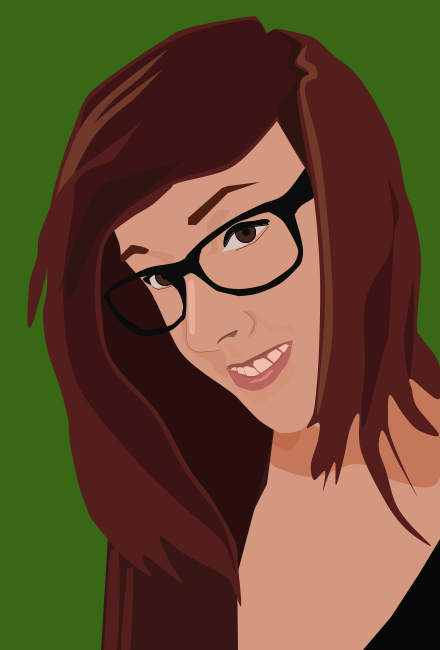
Frame 1 (no input)
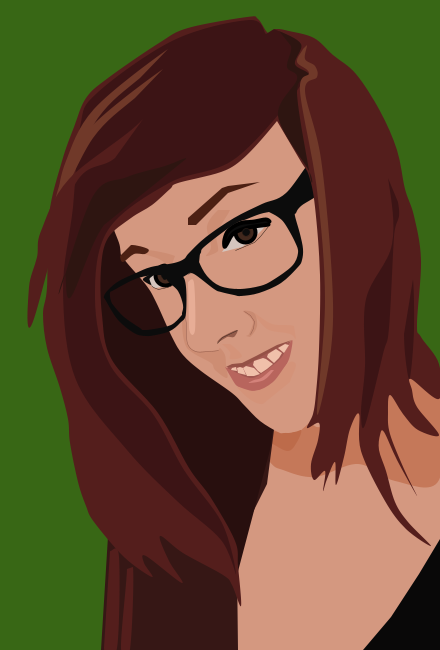
Frame 60 (the mouse pressed at the canvas centre just before this capture)
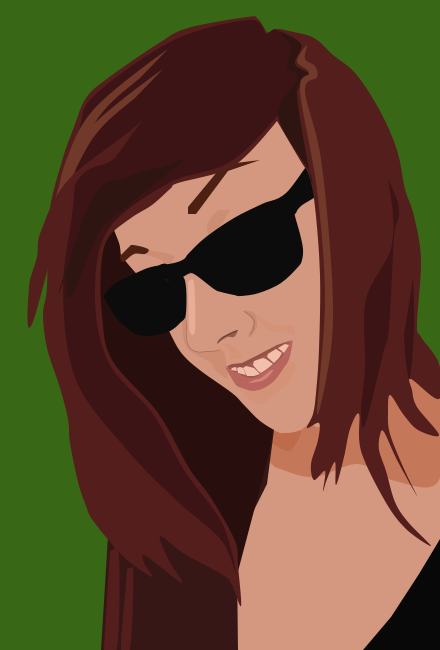
Frame 120 (the mouse held since frame 60 and released just before this capture)

The Processing sketch that drew these frames (run headless with seeded random() and noise(); from frame 60 on, the mouse is pressed at the canvas centre):

// Processing sketch: processing_170760
// ── processing_170760.pde

int cella1 = 225;
int cella2 = 218;
int cella3 = 188;
int cella4 = 186;
int cella5 = 182;
int cella6 = 193;
int cella7 = 225;
int cella8 = 225;
int cabell1 = 102;
int cabell2 = 112;
int cabell3 = 158;
int cabell4 = 189;
int cabell5 = 211;
int cabell6 = 235;
int cabell7 = 238;
int cabell8 = 241;
int cabell9 = 232;
int cabell10 = 223;
int cabell11 = 183;
int cabell12 = 160;
int cabell13 = 169;
int cabell14 = 182;
int cabell15 = 146;
int cabell16 = 144;
int cabell17 = 152;
int cabell18 = 124;
int cabell19 = 94;
int cabell20 = 86;
int cabell21 = 78;
int cabell22 = 70;
int cabell23 = 68;
int cabell24 = 60;
int cabell25 = 47;
int ombra1 = 95;
int ombra2 = 109;
int ombra3 = 153;
int ombra4 = 184;
int ombra5 = 222;
int ombra6 = 236;
int ombra7 = 221;
int ombra8 = 177;
int ombra9 = 127;
int ombra10 = 76;
int ombra11 = 63;


boolean cella = true;
boolean sol = true;
boolean cabell = true;

void setup(){
  
  size(440, 650);
  background(56, 103, 21);
  noFill();
  stroke(255);
  strokeWeight(1);
  
}
void draw(){
  
  
  
   if (cella == false) { 
       cella1 = cella1 - 1;
       cella2 = cella2 - 1;
       cella3 = cella3 - 2;
       cella4 = cella4 - 2;
       cella5 = cella5 - 2;
       cella6 = cella6 - 2;
       cella7 = cella7 - 1;
       cella8 = cella8 - 1;
       
    } 
     if (cella1 == 213) { 
       cella1 = cella1 + 1;
       cella2 = cella2 + 1;
       cella3 = cella3 + 2;
       cella4 = cella4 + 2;
       cella5 = cella5 + 2;
       cella6 = cella6 + 2;
       cella7 = cella7 + 1;
       cella8 = cella8 + 1;
       
    } 
    if (cella == true && cella1 < 225) { 
       cella1 = cella1 + 1;
       cella2 = cella2 + 1;
       cella3 = cella3 + 2;
       cella4 = cella4 + 2;
       cella5 = cella5 + 2;
       cella6 = cella6 + 2;
       cella7 = cella7 + 1;
       cella8 = cella8 + 1;
       
    }
    
  if (mouseX >= 80 && mouseX <= 208 && mouseY >= 342 && mouseY <= 590) {
      
      cabell = false;
      background(56, 103, 21);
   
  }
    
    else {
      
      cabell = true;
      background(56, 103, 21);
     
    }
  
   if (cabell == false) { 
      
      cabell1 = cabell1 - 1;
      cabell2 = cabell2 - 2;
      cabell3 = cabell3 - 3;
      cabell4 = cabell4 - 4;
      cabell5 = cabell5 - 5;
      cabell6 = cabell6 - 5;
      cabell7 = cabell7 - 5;
      cabell8 = cabell8 - 5;
      cabell9 = cabell9 - 5;
      cabell10 = cabell10 - 5;
      cabell11 = cabell11 - 5;
      cabell12 = cabell12 - 5;
      cabell13 = cabell13 - 5;
      cabell14 = cabell14 - 5;
      cabell15 = cabell15 - 5;
      cabell16 = cabell16 - 5;
      cabell17 = cabell17 - 5;
      cabell18 = cabell18 - 5;
      cabell19 = cabell19 - 4;
      cabell20 = cabell20 - 4;
      cabell21 = cabell21 - 3;
      cabell22 = cabell22 - 3;
      cabell23 = cabell23 - 3;
      cabell24 = cabell24 - 2;
      cabell25 = cabell25 - 1;
      ombra1 = ombra1 - 1;
      ombra2 = ombra2 - 2;
      ombra3 = ombra3 - 3;
      ombra4 = ombra4 - 4;
      ombra5 = ombra5 - 5;
      ombra6 = ombra6 - 5;
      ombra7 = ombra7 - 5;
      ombra8 = ombra8 - 5;
      ombra9 = ombra9 - 4;
      ombra10 = ombra10 - 3;
      ombra11 = ombra11 - 1;
      
       
    } 
    if (cabell == false && cabell14 <= 138) { 
     
      cabell1 = cabell1 + 1;
      cabell2 = cabell2 + 2;
      cabell3 = cabell3 + 3;
      cabell4 = cabell4 + 4;
      cabell5 = cabell5 + 5;
      cabell6 = cabell6 + 5;
      cabell7 = cabell7 + 5;
      cabell8 = cabell8 + 5;
      cabell9 = cabell9 + 5;
      cabell10 = cabell10 + 5;
      cabell11 = cabell11 + 5;
      cabell12 = cabell12 + 5;
      cabell13 = cabell13 + 5;
      cabell14 = cabell14 + 5;
      cabell15 = cabell15 + 5;
      cabell16 = cabell16 + 5;
      cabell17 = cabell17 + 5;
      cabell18 = cabell18 + 5;
      cabell19 = cabell19 + 4;
      cabell20 = cabell20 + 4;
      cabell21 = cabell21 + 3;
      cabell22 = cabell22 + 3;
      cabell23 = cabell23 + 3;
      cabell24 = cabell24 + 2;
      cabell25 = cabell25 + 1;
      ombra1 = ombra1 + 1;
      ombra2 = ombra2 + 2;
      ombra3 = ombra3 + 3;
      ombra4 = ombra4 + 4;
      ombra5 = ombra5 + 5;
      ombra6 = ombra6 + 5;
      ombra7 = ombra7 + 5;
      ombra8 = ombra8 + 5;
      ombra9 = ombra9 + 4;
      ombra10 = ombra10 + 3;
      ombra11 = ombra11 + 1;
      
      
    }
    if (cabell == true) { 
      
      cabell1 = cabell1 + 1;
      cabell2 = cabell2 + 2;
      cabell3 = cabell3 + 3;
      cabell4 = cabell4 + 4;
      cabell5 = cabell5 + 5;
      cabell6 = cabell6 + 5;
      cabell7 = cabell7 + 5;
      cabell8 = cabell8 + 5;
      cabell9 = cabell9 + 5;
      cabell10 = cabell10 + 5;
      cabell11 = cabell11 + 5;
      cabell12 = cabell12 + 5;
      cabell13 = cabell13 + 5;
      cabell14 = cabell14 + 5;
      cabell15 = cabell15 + 5;
      cabell16 = cabell16 + 5;
      cabell17 = cabell17 + 5;
      cabell18 = cabell18 + 5;
      cabell19 = cabell19 + 4;
      cabell20 = cabell20 + 4;
      cabell21 = cabell21 + 3;
      cabell22 = cabell22 + 3;
      cabell23 = cabell23 + 3;
      cabell24 = cabell24 + 2;
      cabell25 = cabell25 + 1;
      ombra1 = ombra1 + 1;
      ombra2 = ombra2 + 2;
      ombra3 = ombra3 + 3;
      ombra4 = ombra4 + 4;
      ombra5 = ombra5 + 5;
      ombra6 = ombra6 + 5;
      ombra7 = ombra7 + 5;
      ombra8 = ombra8 + 5;
      ombra9 = ombra9 + 4;
      ombra10 = ombra10 + 3;
      ombra11 = ombra11 + 1;
      
      
    }
    
    if (cabell == true && cabell14 >= 183) {
      
      cabell1 = cabell1 - 1;
      cabell2 = cabell2 - 2;
      cabell3 = cabell3 - 3;
      cabell4 = cabell4 - 4;
      cabell5 = cabell5 - 5;
      cabell6 = cabell6 - 5;
      cabell7 = cabell7 - 5;
      cabell8 = cabell8 - 5;
      cabell9 = cabell9 - 5;
      cabell10 = cabell10 - 5;
      cabell11 = cabell11 - 5;
      cabell12 = cabell12 - 5;
      cabell13 = cabell13 - 5;
      cabell14 = cabell14 - 5;
      cabell15 = cabell15 - 5;
      cabell16 = cabell16 - 5;
      cabell17 = cabell17 - 5;
      cabell18 = cabell18 - 5;
      cabell19 = cabell19 - 4;
      cabell20 = cabell20 - 4;
      cabell21 = cabell21 - 3;
      cabell22 = cabell22 - 3;
      cabell23 = cabell23 - 3;
      cabell24 = cabell24 - 2;
      cabell25 = cabell25 - 1;
      ombra1 = ombra1 - 1;
      ombra2 = ombra2 - 2;
      ombra3 = ombra3 - 3;
      ombra4 = ombra4 - 4;
      ombra5 = ombra5 - 5;
      ombra6 = ombra6 - 5;
      ombra7 = ombra7 - 5;
      ombra8 = ombra8 - 5;
      ombra9 = ombra9 - 4;
      ombra10 = ombra10 - 3;
      ombra11 = ombra11 - 1;
      
      
       
  }
  
    
  //cos
  fill(212, 152, 128);
  noStroke();
  beginShape();
  vertex(441, 378);
  vertex(441, 650);
  vertex(155, 650);
  vertex(163, 381);
  vertex(441, 378);
  endShape();
  
  //ombra cos
  fill(197, 120, 89);
  noStroke();
  beginShape();
  curveVertex(273, 430);
  curveVertex(288, 433);
  curveVertex(301, 430);
  curveVertex(314, 417);
  curveVertex(414, 351);
  curveVertex(439, 392);
  curveVertex(439, 480);
  curveVertex(395, 481);
  curveVertex(358, 464);
  curveVertex(315, 477);
  curveVertex(283, 470);
  curveVertex(269, 461);
  curveVertex(242, 423);
  curveVertex(273, 430);
  endShape();
  
  //ombra coll
  fill(189, 107, 74);
  noStroke();
  beginShape();
  curveVertex(273, 430);
  curveVertex(288, 433);
  curveVertex(301, 430);
  curveVertex(297, 442);
  curveVertex(288, 451);
  curveVertex(271, 443);
  curveVertex(245, 428);
  curveVertex(273, 430);
  endShape();
    
   //fons cabell
  fill(54, 23, 21);
  noStroke();
  beginShape();
  vertex(105, 168);
  vertex(279, 406);
  vertex(274, 430);
  vertex(267, 484);
  vertex(248, 522);
  vertex(237, 565);
  vertex(238, 650);
  vertex(101, 650);
  vertex(108, 536);
  vertex(78, 205);
  vertex(105, 168);
  endShape();
  
  //ombra cabell 2
  fill(40, 15, 14);
  beginShape();
  curveVertex(103, 204);
  curveVertex(83, 233);
  curveVertex(100, 441);
  curveVertex(236, 579);
  curveVertex(255, 498);
  vertex(270, 450);
  vertex(278, 399);
  vertex(275, 303);
  vertex(103, 204);
  endShape();
  
    
  //base forma cara
  fill(212, 152, 128);
  noStroke();
  beginShape();
  curveVertex(313, 113);
  curveVertex(196, 96);
  curveVertex(116, 194);
  curveVertex(120, 247);
  curveVertex(124, 259);
  curveVertex(146, 285);
  curveVertex(156, 302);
  curveVertex(172, 337);
  curveVertex(183, 355);
  curveVertex(201, 371);
  curveVertex(232, 393);
  curveVertex(244, 405);
  curveVertex(260, 421);
  curveVertex(278, 432);
  curveVertex(284, 433);
  curveVertex(298, 431);
  curveVertex(308, 424);
  curveVertex(332, 400);
  curveVertex(379, 150);
  curveVertex(313, 113);
  endShape();
  
  //ombra galta
   
  fill(212, 147, 121);
  noStroke();
  beginShape();
  curveVertex(301, 336);
  curveVertex(294, 326);
  curveVertex(272, 324);
  curveVertex(254, 313);
  curveVertex(267, 329);
  curveVertex(286, 333);
  curveVertex(292, 335);
  curveVertex(296, 339);
  curveVertex(301, 336);
  endShape();
  
  
  
  //ull esquerre
  fill(213, 197, 190);
  beginShape();
  vertex(149, 280);
  vertex(150, 276);
  vertex(175, 271);
  vertex(169, 279);
  vertex(162, 287);
  vertex(156, 288);
  vertex(152, 287);
  vertex(149, 280);
  endShape();
  
  //ull dret
  fill(213, 197, 190);
  beginShape();
  vertex(222, 252);
  vertex(224, 249);
  vertex(227, 238);
  vertex(230, 233);
  vertex(243, 227);
  vertex(258, 224);
  vertex(268, 223);
  vertex(262, 230);
  vertex(254, 238);
  vertex(248, 243);
  vertex(242, 247);
  vertex(230, 250);
  vertex(222, 252);  
  endShape();
  
    //iris dret
  fill(65, 40, 29);
  ellipse(246,233,20,20);
  
  //iris esquerre
  fill(68, 40, 29);
  ellipse(165,276,20,20);

  
  //contorn iris dret
  noFill();
  stroke(0);
  ellipse(245, 232, 20, 20);
  
  //contorn iris esquerre
  noFill();
  stroke(0);
  ellipse(165, 275, 20, 20);
  
  //pestanyes dretes
  fill(12, 12, 12);
  
  beginShape();
  curveVertex(267, 222);
  curveVertex(268, 224);
  curveVertex(248, 227);
  curveVertex(233, 233);
  curveVertex(226, 244);
  curveVertex(224, 246);
  curveVertex(224, 239);
  curveVertex(228, 230);
  curveVertex(239, 223);
  curveVertex(254, 221);
  curveVertex(265, 219);
  curveVertex(269, 221);
  curveVertex(267, 222);
  endShape();
  
  strokeWeight(0.5);
  stroke(47, 29, 21);
  line(268, 226, 260, 236);
  line(260, 236, 254, 242);
  line(254, 242, 235, 250);
  
  
  //pestanyes esquerres
  fill(12, 12, 12);
  noStroke();
  beginShape();
  curveVertex(157, 273);
  curveVertex(150, 278);
  curveVertex(150, 281);
  curveVertex(151, 285);
  curveVertex(143, 280);
  curveVertex(147, 276);
  curveVertex(160, 270);
  curveVertex(157, 273);
  endShape();
  
  strokeWeight(0.5);
  stroke(47, 29, 21);
  line(151, 285, 153, 287);
  line(153, 287, 158, 289);
  line(158, 289, 167, 287);
  line(167, 287, 172, 285);
  
  //pupil·la dreta
  ellipse(246, 232, 8, 8);
  
  //pupil·la esquerra
  ellipse(165, 275, 8, 8);
  
  //ombra ull dret
  fill(205, 141, 115);
  noStroke();
  beginShape();
  curveVertex(226, 208);
  curveVertex(218, 210);
  curveVertex(207, 226);
  curveVertex(211, 247);
  curveVertex(206, 256);
  curveVertex(217, 252);
  curveVertex(218, 247);
  curveVertex(217, 233);
  curveVertex(230, 210);
  curveVertex(226, 208);
  endShape();
  
  //ombra ull esquerre
  fill(205, 141, 115);
  noStroke();
  beginShape();
  curveVertex(181, 266);
  curveVertex(175, 256);
  curveVertex(148, 250);
  curveVertex(142, 253);
  curveVertex(159, 259);
  curveVertex(171, 267);
  curveVertex(181, 266);
  endShape();
  
  //nas
  fill(205, 141, 115);
  noStroke();
  beginShape();
  curveVertex(184, 276);
  curveVertex(185, 314);
  curveVertex(186, 325);
  curveVertex(187, 343);
  curveVertex(195, 351);
  curveVertex(208, 351);
  curveVertex(218, 350);
  curveVertex(220, 348);
  curveVertex(225, 355);
  curveVertex(226, 365);
  curveVertex(227, 378);
  curveVertex(215, 370);
  curveVertex(211, 363);
  curveVertex(193, 353);
  curveVertex(185, 344);
  curveVertex(182, 321);
  curveVertex(184, 276);
  endShape();
  
  noFill();
  stroke(147, 91, 74);
  beginShape();
  curveVertex(184, 276);
  curveVertex(185, 314);
  curveVertex(186, 325);
  curveVertex(187, 343);
  curveVertex(195, 351);
  curveVertex(208, 351);
  curveVertex(218, 350);
  curveVertex(220, 348);
  endShape();
  
  //ombra nas 2
  fill(201, 138, 113);
  noStroke();
 
  beginShape();
  curveVertex(239, 341);
  curveVertex(246, 336);
  curveVertex(249, 334);
  curveVertex(253, 323);
  curveVertex(250, 317);
  curveVertex(243, 311);
  curveVertex(254, 313);
  curveVertex(257, 326);
  curveVertex(250, 337);
  curveVertex(239, 341);
  endShape();
  
  strokeWeight(0.5);
  stroke(147, 91, 74);
  line(244, 311, 250, 315);
  line(250, 315, 254, 321);
  line(254, 321, 253, 328);
  line(253, 328, 250, 334);
  
  //ombra nas 1
  fill(147, 91, 74);
  noStroke();
  beginShape();
  curveVertex(222, 343);
  curveVertex(217, 343);
  curveVertex(222, 337);
  curveVertex(237, 330);
  curveVertex(234, 337);
  curveVertex(227, 337);
  curveVertex(222, 343);
  endShape();
  
  stroke(62, 40, 32);
  strokeWeight(0.5);
  line(217, 343, 222, 337);
  line(222, 337, 237, 330);
  
  //cella esquerra
  fill(76, 32, 19);
  noStroke();
  beginShape();
  curveVertex(121, 251);
  curveVertex(131, 245);
  curveVertex(148, 249);
  curveVertex(145, 254);
  curveVertex(134, 254);
  curveVertex(123, 262);
  curveVertex(120, 256);
  curveVertex(121, 251);
  endShape();
  
  //cella dreta
   fill(76, 32, 19);
   noStroke();
  beginShape();
  vertex(188, cella1);
  vertex(188, cella2);
  vertex(222, cella3);
  vertex(228, cella4);
  vertex(260, cella5);
  vertex(228, cella6);
  vertex(196, cella7);
  vertex(188, cella8);
  endShape();
  
  //interior boca
  fill(162, 88, 81);
  noStroke();
  beginShape();
  vertex(291, 341);
  vertex(277, 347);
  vertex(246, 363);
  vertex(228, 366);
  vertex(227, 369);
  vertex(253, 383);
  vertex(278, 366);
  vertex(291, 341);
  endShape();
  
  //llavi superior
  fill(149, 81, 70);
  noStroke();
  beginShape();
  vertex(226, 367);
  vertex(242, 367);
  vertex(247, 365);
  vertex(264, 355);
  vertex(292, 340);
  vertex(277, 345);
  vertex(256, 356);
  vertex(242, 363);
  vertex(232, 364);
  vertex(226, 367);
  endShape();
  
  //ombra llavi superior
  fill(212, 147, 121);
  noStroke();
  beginShape();
  curveVertex(224, 345);
  curveVertex(230, 344);
  curveVertex(241, 354);
  curveVertex(240, 358);
  curveVertex(230, 359);
  curveVertex(230, 352);
  curveVertex(222, 344);
  curveVertex(224, 345);
  endShape();
  
  //llavi inferior
  fill(184, 101, 93);
  noStroke();
  beginShape();
  vertex(225, 367);
  curveVertex(229, 373);
  curveVertex(233, 381);
  curveVertex(237, 386);
  curveVertex(245, 390);
  curveVertex(251, 391);
  curveVertex(264, 389);
  curveVertex(276, 380);
  curveVertex(285, 367);
  curveVertex(290, 356);
  curveVertex(292, 340);
  curveVertex(281, 358);
  curveVertex(264, 372);
  curveVertex(253, 378);
  curveVertex(243, 376);
  curveVertex(236, 374);
  vertex(225, 367);
  endShape();
  
   //ombra llavi inferior
  fill(212, 147, 121);
  noStroke();
  beginShape();
  curveVertex(297, 377);
  curveVertex(263, 404);
  curveVertex(237, 387);
  curveVertex(255, 391);
  curveVertex(273, 382);
  curveVertex(288, 363);
  curveVertex(296, 365);
  curveVertex(290, 382);
  curveVertex(297, 377);
  endShape();
  
  //vidre esquerre sol
  strokeWeight(4);
   
 if (sol == false) { 
       stroke(12);
       fill(12);
    } 
 if (sol == true) { 
       noStroke();
       noFill();
    } 
  
  beginShape();
  curveVertex(167, 279);
  curveVertex(180, 291);
  curveVertex(183, 305);
  curveVertex(182, 313);
  curveVertex(181, 316);
  curveVertex(171, 325);
  curveVertex(154, 329);
  curveVertex(143, 330);
  curveVertex(140, 328);
  curveVertex(124, 317);
  curveVertex(114, 306);
  curveVertex(111, 301);
  curveVertex(110, 293);
  curveVertex(114, 290);
  curveVertex(138, 278);
  curveVertex(160, 275);
  curveVertex(167, 279);
  endShape();
  
  //vidre dret sol
  beginShape();
  curveVertex(198, 256);
  curveVertex(204, 245);
  curveVertex(233, 225);
  curveVertex(247, 219);
  curveVertex(260, 214);
  curveVertex(269, 212);
  curveVertex(269, 212);
  curveVertex(278, 217);
  curveVertex(285, 224);
  curveVertex(295, 242);
  curveVertex(298, 253);
  curveVertex(292, 266);
  curveVertex(273, 280);
  curveVertex(260, 286);
  curveVertex(239, 289);
  curveVertex(220, 286);
  curveVertex(207, 276);
  curveVertex(195, 259);
  curveVertex(198, 256);
  endShape();
   
  //ulleres 
  
  fill(12, 12, 12);
  noStroke();
  beginShape();
  curveVertex(184, 278);
  curveVertex(188, 275);
  curveVertex(194, 274);
  curveVertex(214, 289);
  curveVertex(221, 292);
  curveVertex(234, 295);
  curveVertex(241, 296);
  curveVertex(259, 293);
  curveVertex(281, 283);
  curveVertex(298, 267);
  curveVertex(302, 260);
  curveVertex(303, 249);
  curveVertex(300, 234);
  curveVertex(295, 216);
  curveVertex(296, 213);
  curveVertex(301, 206);
  curveVertex(323, 188);
  curveVertex(318, 154);
  curveVertex(286, 193);
  curveVertex(262, 204);
  curveVertex(234, 218);
  curveVertex(206, 237);
  curveVertex(189, 253);
  curveVertex(184, 259);
  curveVertex(174, 263);
  curveVertex(151, 267);
  curveVertex(136, 273);
  curveVertex(119, 281);
  curveVertex(109, 289);
  curveVertex(104, 296);
  curveVertex(106, 301);
  curveVertex(118, 320);
  curveVertex(134, 333);
  curveVertex(145, 336);
  curveVertex(156, 335);
  curveVertex(170, 331);
  curveVertex(180, 323);
  curveVertex(186, 313);
  curveVertex(184, 278);
  
  //vidre esquerre
  
  curveVertex(167, 279);
  curveVertex(178, 291);
  curveVertex(183, 305);
  curveVertex(182, 313);
  curveVertex(181, 316);
  curveVertex(171, 325);
  curveVertex(154, 329);
  curveVertex(143, 330);
  curveVertex(140, 328);
  curveVertex(124, 317);
  curveVertex(114, 306);
  curveVertex(111, 301);
  curveVertex(110, 293);
  curveVertex(114, 290);
  curveVertex(138, 278);
  curveVertex(160, 275);
  curveVertex(167, 279);
 
//vidre dret

  
  noStroke();
  curveVertex(198, 256);
  curveVertex(204, 247);
  curveVertex(233, 225);
  curveVertex(247, 219);
  curveVertex(260, 214);
  curveVertex(269, 212);
  curveVertex(269, 212);
  curveVertex(278, 217);
  curveVertex(285, 224);
  curveVertex(295, 242);
  curveVertex(298, 253);
  curveVertex(292, 266);
  curveVertex(273, 280);
  curveVertex(260, 286);
  curveVertex(239, 289);
  curveVertex(220, 286);
  curveVertex(207, 276);
  curveVertex(199, 262);
  curveVertex(198, 256);
  
  endShape();
  
  
  beginShape();
  vertex(200, 253);
  vertex(199, 263);
  vertex(200, 266);
  vertex(188, 274);
  vertex(183, 277);
  vertex(170, 281);
  vertex(163, 274);
  vertex(200, 253);
  
  endShape();
  
  
  
  //cabell base
  fill(84, 30, 28);
  noStroke();
  beginShape();
  vertex(277, 121);
  curveVertex(268, 138);
  curveVertex(251, 157);
  curveVertex(221, 172);
  curveVertex(178, 183);
  curveVertex(170, 189);
  curveVertex(152, 205);
  curveVertex(131, 218);
  curveVertex(108, 238);
  curveVertex(101, 268);
  curveVertex(cabell1, 315);
  curveVertex(cabell2, 360);
  curveVertex(cabell3, 413);
  curveVertex(cabell4, 468);
  curveVertex(cabell5, 498);
  curveVertex(cabell6, 541);
  curveVertex(cabell7, 566);
  curveVertex(cabell8, 606);
  curveVertex(cabell9, 585);
  curveVertex(cabell10, 575);
  curveVertex(cabell11, 553);
  curveVertex(cabell12, 536);
  curveVertex(cabell13, 561);
  curveVertex(cabell14, 583);
  curveVertex(cabell15, 556);
  curveVertex(cabell16, 563);
  curveVertex(cabell17, 577);
  curveVertex(cabell18, 557);
  curveVertex(cabell19, 522);
  curveVertex(cabell20, 506);
  curveVertex(cabell21, 482);
  curveVertex(cabell22, 443);
  curveVertex(cabell23, 419);
  curveVertex(cabell24, 388);
  curveVertex(cabell25, 348);
  curveVertex(43, 314);
  curveVertex(47, 287);
  curveVertex(49, 215);
  curveVertex(62, 161);
  curveVertex(74, 127);
  curveVertex(86, 98);
  curveVertex(108, 78);
  curveVertex(159, 43);
  curveVertex(188, 28);
  curveVertex(247, 17);
  curveVertex(258, 19);
  curveVertex(268, 33);
  curveVertex(276, 29);
  curveVertex(289, 31);
  curveVertex(314, 38);
  curveVertex(333, 55);
  curveVertex(356, 74);
  curveVertex(380, 111);
  curveVertex(397, 150);
  curveVertex(405, 189);
  curveVertex(414, 216);
  curveVertex(421, 260);
  curveVertex(417, 324);
  curveVertex(421, 337);
  curveVertex(439, 364);
  curveVertex(439, 399);
  curveVertex(411, 379);
  curveVertex(412, 390);
  curveVertex(417, 407);
  curveVertex(439, 435);
  curveVertex(418, 430);
  curveVertex(403, 414);
  curveVertex(390, 395);
  curveVertex(388, 413);
  curveVertex(390, 434);
  curveVertex(404, 469);
  curveVertex(417, 496);
  curveVertex(397, 460);
  curveVertex(384, 432);
  curveVertex(380, 435);
  curveVertex(379, 450);
  curveVertex(386, 471);
  curveVertex(395, 502);
  curveVertex(408, 522);
  curveVertex(431, 546);
  curveVertex(406, 529);
  curveVertex(385, 501);
  curveVertex(361, 451);
  curveVertex(359, 414);
  curveVertex(350, 429);
  curveVertex(344, 457);
  curveVertex(336, 485);
  curveVertex(335, 462);
  curveVertex(327, 479);
  curveVertex(323, 491);
  curveVertex(325, 471);
  curveVertex(314, 480);
  curveVertex(311, 464);
  curveVertex(318, 440);
  curveVertex(319, 423);
  curveVertex(307, 428);
  curveVertex(313, 414);
  curveVertex(316, 393);
  curveVertex(319, 349);
  curveVertex(320, 275);
  curveVertex(315, 207);
  curveVertex(309, 176);
  curveVertex(300, 160);
  curveVertex(277, 121);
  endShape();
  
  //ombra cabell 1
  fill(60, 20, 21);
  beginShape();
  curveVertex(268, 32);
  curveVertex(274, 29);
  curveVertex(297, 44);
  curveVertex(290, 67);
  curveVertex(302, 83);
  curveVertex(236, 158);
  curveVertex(169, 183);
  curveVertex(108, 230);
  curveVertex(ombra1, 298);
  curveVertex(ombra2, 363);
  curveVertex(ombra3, 414);
  curveVertex(ombra4, 470);
  curveVertex(ombra5, 523);
  curveVertex(ombra6, 574);
  curveVertex(ombra7, 540);
  curveVertex(ombra8, 501);
  curveVertex(ombra9, 450);
  curveVertex(ombra10, 380);
  curveVertex(ombra11, 291);
  curveVertex(73, 207);
  curveVertex(80, 127);
  curveVertex(97, 93);
  curveVertex(174, 40);
  curveVertex(249, 20);
  curveVertex(266, 34);
  curveVertex(268, 32);
  endShape();
  
   //ombra cabell 3
  fill(46, 21, 17);
  beginShape();
  curveVertex(278, 33);
  curveVertex(291, 46);
  curveVertex(287, 67);
  curveVertex(297, 79);
  curveVertex(278, 116);
  curveVertex(309, 171);
  curveVertex(310, 176);
  curveVertex(297, 92);
  curveVertex(309, 75);
  curveVertex(295, 64);
  curveVertex(301, 44);
  curveVertex(279, 31);
  curveVertex(278, 33);
  endShape();
  
  //ombra cabell 4
  fill(60, 20, 21);
  beginShape();
  curveVertex(371, 106);
  curveVertex(388, 178);
  curveVertex(392, 244);
  curveVertex(366, 299);
  curveVertex(365, 366);
  curveVertex(361, 411);
  curveVertex(365, 425);
  curveVertex(383, 354);
  curveVertex(389, 328);
  curveVertex(394, 237);
  curveVertex(398, 202);
  curveVertex(371, 106);
  endShape();
  
   //ombra cabell 5
  fill(60, 20, 21);
  beginShape();
  curveVertex(408, 267);
  curveVertex(404, 334);
  curveVertex(408, 376);
  curveVertex(411, 371);
  curveVertex(414, 329);
  curveVertex(413, 279);
  curveVertex(408, 267);
  endShape();
  
   //ombra cabell 6
  fill(46, 21, 17);
  beginShape();
  curveVertex(155, 185);
  curveVertex(104, 225);
  curveVertex(71, 297);
  curveVertex(65, 275);
  curveVertex(60, 291);
  curveVertex(93, 196);
  curveVertex(127, 177);
  curveVertex(165, 166);
  curveVertex(186, 159);
  curveVertex(155, 185);
  endShape();
  
   //ombra cabell 7
  noFill();
  beginShape();
  curveVertex(72, 281);
  curveVertex(82, 334);
  curveVertex(103, 363);
  curveVertex(113, 370);
  curveVertex(97, 327);
  curveVertex(97, 255);
  curveVertex(111, 222);
  curveVertex(72, 281);
  endShape();
  
   //ombra cabell 8
  fill(84, 30, 28);
  beginShape();
  curveVertex(109, 548);
  curveVertex(104, 648);
  curveVertex(117, 648);
  curveVertex(119, 557);
  curveVertex(110, 551);
  curveVertex(109, 548);
  endShape();
  
  //ombra cabell 9
  fill(84, 30, 28);
  beginShape();
  curveVertex(123, 561);
  curveVertex(133, 567);
  curveVertex(130, 649);
  curveVertex(121, 648);
  curveVertex(127, 569);
  curveVertex(123, 561);
  endShape();
  
  //brillo cabell 1
   fill(112, 57, 41);
  beginShape();
  curveVertex(185, 45);
  curveVertex(168, 49);
  curveVertex(94, 109);
  curveVertex(66, 161);
  curveVertex(62, 187);
  curveVertex(98, 118);
  curveVertex(140, 78);
  curveVertex(185, 45);
  endShape();
  
  //brillo cabell 2
   fill(112, 57, 41);
  beginShape();
  curveVertex(180, 65);
  curveVertex(163, 69);
  curveVertex(89, 129);
  curveVertex(61, 181);
  curveVertex(57, 207);
  curveVertex(93, 138);
  curveVertex(135, 98);
  curveVertex(180, 65);
  endShape();
  
   //brillo cabell 3
   fill(84, 30, 28);
  beginShape();
  curveVertex(160, 75);
  curveVertex(143, 119);
  curveVertex(69, 179);
  curveVertex(41, 231);
  curveVertex(37, 257);
  curveVertex(29, 287);
  curveVertex(32, 324);
  curveVertex(73, 188);
  curveVertex(115, 158);
  curveVertex(160, 115);
  endShape();
  
  //brillo cabell 4
   noFill();
  beginShape();
  curveVertex(55, 256);
  curveVertex(46, 307);
  curveVertex(61, 370);
  curveVertex(73, 426);
  curveVertex(89, 503);
  curveVertex(131, 553);
  curveVertex(137, 546);
  curveVertex(97, 499);
  curveVertex(81, 443);
  curveVertex(77, 397);
  curveVertex(58, 356);
  curveVertex(51, 306);
  curveVertex(57, 265);
  curveVertex(55, 256);
  endShape();
  
   //brillo cabell 5
   noFill();
  beginShape();
  curveVertex(89, 409);
  curveVertex(173, 516);
  curveVertex(212, 546);
  curveVertex(221, 564);
  curveVertex(217, 543);
  curveVertex(137, 475);
  curveVertex(92, 416);
  curveVertex(89, 409);
  endShape();
  
  //brillo cabell 6
   fill(112, 57, 41);
  beginShape();
  curveVertex(304, 44);
  curveVertex(303, 49);
  curveVertex(297, 62);
  curveVertex(309, 73);
  curveVertex(300, 91);
  curveVertex(317, 190);
  curveVertex(325, 301);
  curveVertex(317, 414);
  curveVertex(331, 349);
  curveVertex(332, 278);
  curveVertex(321, 159);
  curveVertex(305, 91);
  curveVertex(317, 77);
  curveVertex(315, 66);
  curveVertex(305, 59);
  curveVertex(307, 45);
  curveVertex(304, 44);
  endShape();
  
  //brillo nas
  fill(231, 173, 150);
  beginShape();
  curveVertex(190, 281);
  curveVertex(189, 328);
  curveVertex(195, 330);
  curveVertex(194, 283);
  curveVertex(188, 282);
  curveVertex(190, 281);
  endShape();
  
   //brillo cella dreta
  //fill(231, 173, 150);
  noFill();
  beginShape();
  curveVertex(222, 204);
  curveVertex(231, 196);
  curveVertex(250, 187);
  curveVertex(251, 189);
  curveVertex(236, 197);
  curveVertex(224, 205);
  curveVertex(222, 204);
  endShape();
  
  //brillo llavi superior
  //fill(231, 173, 150);
  noFill();
  beginShape();
  curveVertex(231, 363);
  curveVertex(239, 359);
  curveVertex(245, 360);
  curveVertex(260, 352);
  curveVertex(275, 345);
  curveVertex(263, 349);
  curveVertex(246, 357);
  curveVertex(241, 360);
  curveVertex(232, 360);
  curveVertex(238, 362);
  curveVertex(231, 363);
  endShape();
  
  //brillo llavi inferior
   fill(212, 130, 122);
  beginShape();
  curveVertex(280, 363);
  curveVertex(271, 370);
  curveVertex(261, 378);
  curveVertex(254, 380);
  curveVertex(249, 383);
  curveVertex(264, 380);
  curveVertex(274, 370);
  curveVertex(280, 363);
  
  endShape();
  
  //samarreta
  fill(9, 8, 8);
  beginShape();
  vertex(440, 539);
  vertex(419, 574);
  vertex(391, 617);
  vertex(363, 650);
  vertex(440, 650);
  vertex(440, 539);
  endShape();
  
  //dents
  fill(240, 192, 170);
  beginShape();
  vertex(258, 371);
  vertex(253, 365);
  vertex(254, 361);
  vertex(257, 360);
  vertex(263, 358);
  vertex(266, 359);
  vertex(273, 364);
  vertex(267, 369);
  vertex(261, 373);
  endShape();
  
   
  beginShape();
  vertex(274, 363);
  vertex(267, 357);
  vertex(268, 354);
  vertex(271, 352);
  vertex(276, 349);
  vertex(282, 353);
  vertex(279, 358);
  vertex(274, 363);
  endShape();
 

  beginShape();
  vertex(260, 374);
  vertex(254, 368);
  vertex(250, 367);
  vertex(246, 366);
  vertex(243, 368);
  vertex(247, 376);
  vertex(254, 376);
  vertex(260, 374);
  endShape();
 
   
  beginShape();
  vertex(246, 375);
  vertex(243, 368);
  vertex(240, 367);
  vertex(237, 368);
  vertex(238, 373);
  vertex(242, 374);
  vertex(246, 375);
  endShape();
  
 
  beginShape();
  vertex(284, 353);
  vertex(278, 348);
  vertex(285, 344);
  vertex(289, 345);
  vertex(284, 353);
  endShape();
  
  
  beginShape();
  vertex(237, 371);
  vertex(236, 367);
  vertex(232, 368);
  vertex(231, 370);
  vertex(237, 371);
  endShape();
  
}
void mousePressed() {
    
    cella = false;
    sol = false;
    
}

void mouseReleased() {
    
    cella = true;
    sol = true;
}
